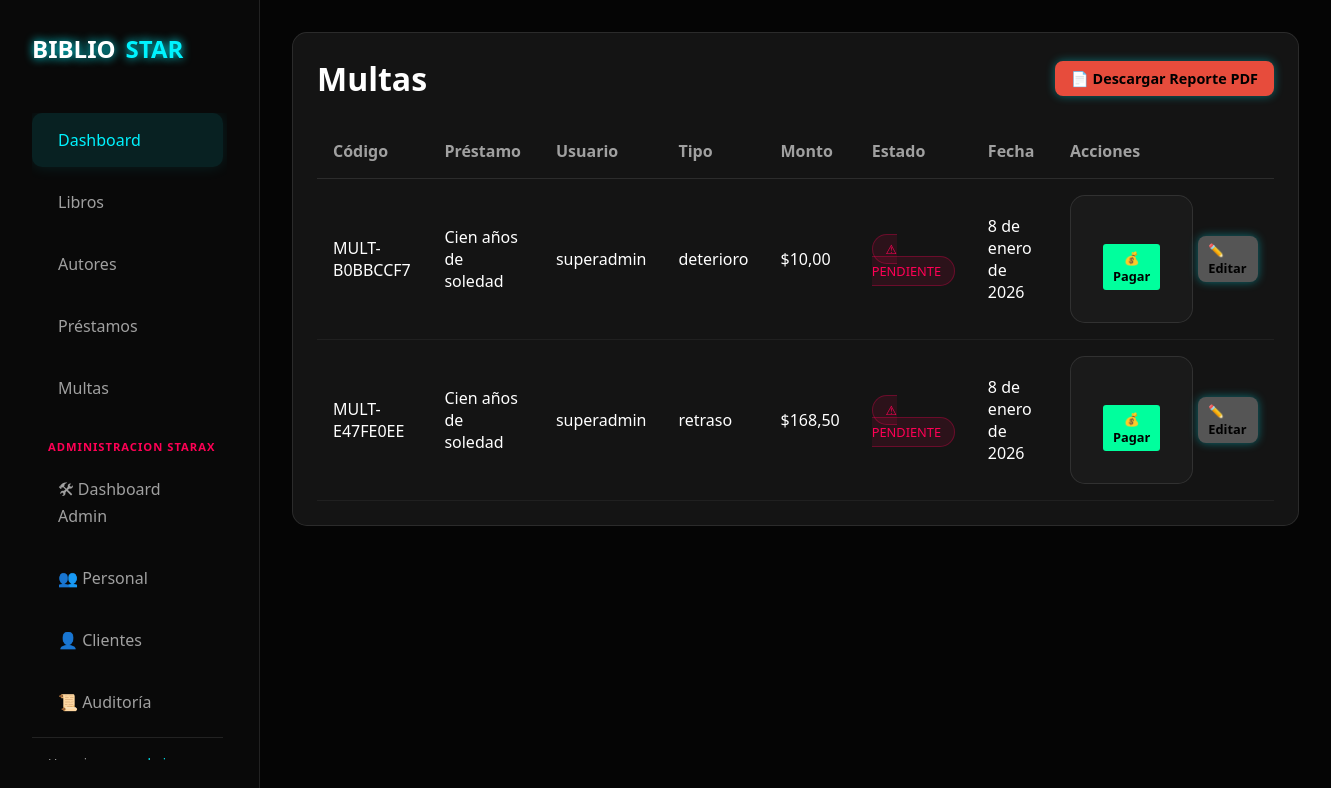
The page /multas/ (signed in) on the database its author committed.
### gestion/models.py (models this page shows, shortened)
class Multa(models.Model):
    codigo = models.CharField(max_length=20, unique=True, editable=False, null=True)
    prestamo =  models.ForeignKey(Prestamos, related_name="Multa", on_delete= models.PROTECT)
    tipo = models.CharField(max_length=10, choices=(('r','retraso'), ('p','perdida'), ('d', 'deterioro')))
    monto = models.DecimalField(max_digits=5, decimal_places=2, default=0)
    pagada  = models.BooleanField(default=False)
    fecha  =  models.DateField(default=timezone.now)
    fecha_pago = models.DateTimeField(blank=True, null=True)
    pagada_por = models.ForeignKey(settings.AUTH_USER_MODEL, on_delete=models.SET_NULL, null=True, blank=True, related_name='multas_procesadas')

class Prestamos(models.Model):
    codigo = models.CharField(max_length=20, unique=True, editable=False, null=True) # null=True temporalmente para evitar error en migracion directa
    libro = models.ForeignKey(Libro, related_name="Prestamos", on_delete= models.PROTECT)
    usuario = models.ForeignKey(settings.AUTH_USER_MODEL, related_name="Prestamos" , on_delete= models.PROTECT)
    fecha = models.DateField(default=timezone.now)
    fecha_max = models.DateField()
    fecha_devolucion = models.DateField(blank=True, null=True) #Permite a django grabar en blanco y en nulo
    ESTADOS = (
        ('solicitado', 'Solicitado'),
        ('prestado', 'Prestado'),
        ('devuelto', 'Devuelto'),
        ('multado', 'Multado'),
        ('rechazado', 'Rechazado'),
    )
    estado = models.CharField(max_length=20, choices=ESTADOS, default='solicitado')
    renovaciones = models.PositiveIntegerField(default=0)
    class Meta:
        permissions = (
            ("ver_prestamos", "Puede Ver Prestamos"),
            ("gestionar_prestamos", "Puede Gestionar Prestamos"),
        )

class Libro(models.Model):
    titulo=models.CharField(max_length=50)
    autor=models.ForeignKey(Autor,related_name="Libro", on_delete= models.PROTECT)
    categorias = models.ManyToManyField(Categoria, blank=True)
    stock = models.PositiveIntegerField(default=1)
    bibliografia  = models.CharField(max_length=200, blank= True, null= True)
    isbn = models.CharField(max_length=13, blank=True, null=True, unique=True)
    imagen = models.ImageField(upload_to='libros/', blank=True, null=True)

### gestion/views.py (the view)
# urls.py: path('multas/', lista_multas, name="lista_multa"),
@login_required
def lista_multas(request):
    if es_personal_biblioteca(request.user):
        multas = Multa.objects.all().order_by('-fecha')
    else:
        multas = Multa.objects.filter(prestamo__usuario=request.user).order_by('-fecha')
    return render(request, 'multas.html', {
        'multas': multas,
        'can_manage': es_personal_biblioteca(request.user),
        'is_admin': es_admin(request.user)
    })

### gestion/views.py (called while the page is built)
def es_admin(user):
    return user.is_superuser or user.groups.filter(name='Administrador').exists()

def es_personal_biblioteca(user):
    return user.is_superuser or user.groups.filter(name__in=['Bibliotecario', 'Administrador']).exists()

### gestion/templates/multas.html (shortened to what this page needs)
{% extends "index.html" %}
{% block contenido %}
<section class="recent-section">
    <div class="section-header">
        <h2>Multas</h2>
        <a href="{% url 'reporte_multas_pdf' %}" class="btn-add" style="background: #e74c3c;">📄 Descargar Reporte
            PDF</a>
    </div>
    <table>
        <thead>
            <tr>
                <th>Código</th>
                <th>Préstamo</th>
                <th>Usuario</th>
                <th>Tipo</th>
                <th>Monto</th>
                <th>Estado</th>
                <th>Fecha</th>
                <th>Acciones</th>
            </tr>
        </thead>
        <tbody>
            {% for multa in multas %}
            <tr>
                <td>{{ multa.codigo }}</td>
                <td>{{ multa.prestamo.libro.titulo }}</td>
                <td>{{ multa.prestamo.usuario.username }}</td>
                <td>{{ multa.get_tipo_display }}</td>
                <td>${{ multa.monto }}</td>
                <td>
                    {% if multa.pagada %}
                    <span class="status available">✓ PAGADA</span>
                    {% else %}
                    <span class="status borrowed">⚠ PENDIENTE</span>
                    {% endif %}
                </td>
                <td>{{ multa.fecha }}</td>
                <td>
                    <div style="display: flex; gap: 5px; align-items: center;">
                        {% if not multa.pagada %}
                        <form action="{% url 'pagar_multa' multa.id %}" method="post" style="display:inline;">
                            <button type="submit"
                                style="background: var(--neon-green); font-size: 0.8em; padding: 5px 10px; border: none; cursor: pointer; border-radius: 3px;">
                                💰 Pagar
                            </button>
                        </form>
                        {% endif %}
                        {% if can_manage %}
                        {% if not multa.pagada or is_admin %}
                        <a href="{% url 'editar_multa' multa.id %}" class="btn-add"
                            style="padding: 5px 10px; font-size: 0.8em; background: #555;">✏️ Editar</a>
                        {% endif %}
                        {% endif %}
                    </div>
                </td>
            </tr>
            {% empty %}
            <tr>
                <td colspan="8" style="text-align: center;">No hay multas registradas.</td>
            </tr>
            {% endfor %}
        </tbody>
    </table>
</section>
{% endblock %}

### gestion/templates/index.html (style rules this page uses)
:root { --bg-color: #050505; --card-bg: rgba(30, 30, 30, 0.6); --text-color: #ffffff; --text-muted: #a0a0a0; --neon-blue: #00f3ff; --neon-red: #ff0055; --neon-green: #00ff9d; --glass-border: 1px solid rgba(255, 255, 255, 0.1); }
* { margin: 0; padding: 0; box-sizing: border-box; font-family: 'Segoe UI', Tahoma, Geneva, Verdana, sans-serif; }
body { background-color: var(--bg-color); color: var(--text-color); min-height: 100vh; display: flex; }
h2 { font-size: 2rem; font-weight: 600; }
.recent-section { background: var(--card-bg); border-radius: 15px; border: var(--glass-border); padding: 1.5rem; }
.section-header { display: flex; justify-content: space-between; align-items: center; margin-bottom: 1.5rem; }
.btn-add { background: var(--neon-blue); color: #000; padding: 0.5rem 1rem; border-radius: 8px; text-decoration: none; font-weight: bold; font-size: 0.9rem; box-shadow: 0 0 10px rgba(0, 243, 255, 0.4); transition: 0.3s; }
table { width: 100%; border-collapse: collapse; }
th { text-align: left; padding: 1rem; color: var(--text-muted); border-bottom: 1px solid rgba(255, 255, 255, 0.1); }
td { padding: 1rem; border-bottom: 1px solid rgba(255, 255, 255, 0.05); }
.status { padding: 0.3rem 0.8rem; border-radius: 20px; font-size: 0.8rem; font-weight: 500; }
.status.borrowed { background: rgba(255, 0, 85, 0.1); color: var(--neon-red); border: 1px solid rgba(255, 0, 85, 0.3); }
form { max-width: 600px; margin: 0 auto; background: var(--card-bg); padding: 2rem; border-radius: 15px; border: var(--glass-border); }
button[type="submit"] { background: var(--neon-blue); color: #000; padding: 1rem 2rem; border: none; border-radius: 8px; font-weight: bold; cursor: pointer; transition: 0.3s; width: 100%; margin-top: 1rem; }

### rows shown on the page
Multa: codigo "MULT-B0BBCCF7", prestamo.libro.titulo "Cien años de soledad", prestamo.usuario.username "superadmin", tipo "deterioro", monto "10,00", pagada "⚠ PENDIENTE", fecha "8 de enero de 2026"
Multa: codigo "MULT-E47FE0EE", prestamo.libro.titulo "Cien años de soledad", prestamo.usuario.username "superadmin", tipo "retraso", monto "168,50", pagada "⚠ PENDIENTE", fecha "8 de enero de 2026"
